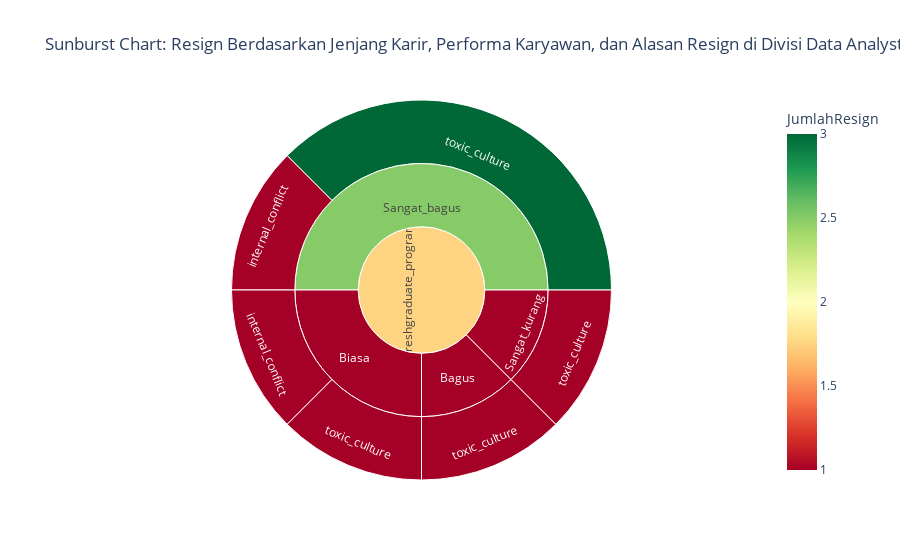

Write notebook code for a chart like this one.
### Code cell
# Membuat Sunburst Chart untuk visualisasi Jenjang Karir, Performance Pegawai, dan Alasan Resign
fig = px.sunburst(
    agg_divisi_resign,
    path=['JenjangKarir', 'PerformancePegawai', 'AlasanResign'],
    values='JumlahResign',
    color='JumlahResign',
    color_continuous_scale='RdYlGn',
    title=f'Sunburst Chart: Resign Berdasarkan Jenjang Karir, Performa Karyawan, dan Alasan Resign di Divisi {divisi_resign_tertinggi}'
)

# Menampilkan plot
fig.show()

### Figure 1 — Plotly figure (JSON) as saved in the notebook; plotly's stock layout.template omitted (floating-point values rounded to 4 significant figures)
{"data": [{"branchvalues": "total", "customdata": [[1], [1], [1], [1], [3], [1], [1], [1], [2.5], [1], [1.75]], "domain": {"x": [0, 1], "y": [0, 1]}, "hovertemplate": "labels=%{label}<br>JumlahResign_sum=%{value}<br>parent=%{parent}<br>id=%{id}<br>JumlahResign=%{color}<extra></extra>", "ids": ["Freshgraduate_program/Biasa/internal_conflict", "Freshgraduate_program/Sangat_bagus/internal_conflict", "Freshgraduate_program/Bagus/toxic_culture", "Freshgraduate_program/Biasa/toxic_culture", "Freshgraduate_program/Sangat_bagus/toxic_culture", "Freshgraduate_program/Sangat_kurang/toxic_culture", "Freshgraduate_program/Bagus", "Freshgraduate_program/Biasa", "Freshgraduate_program/Sangat_bagus", "Freshgraduate_program/Sangat_kurang", "Freshgraduate_program"], "labels": ["internal_conflict", "internal_conflict", "toxic_culture", "toxic_culture", "toxic_culture", "toxic_culture", "Bagus", "Biasa", "Sangat_bagus", "Sangat_kurang", "Freshgraduate_program"], "marker": {"coloraxis": "coloraxis", "colors": [1, 1, 1, 1, 3, 1, 1, 1, 2.5, 1, 1.75]}, "name": "", "parents": ["Freshgraduate_program/Biasa", "Freshgraduate_program/Sangat_bagus", "Freshgraduate_program/Bagus", "Freshgraduate_program/Biasa", "Freshgraduate_program/Sangat_bagus", "Freshgraduate_program/Sangat_kurang", "Freshgraduate_program", "Freshgraduate_program", "Freshgraduate_program", "Freshgraduate_program", ""], "type": "sunburst", "values": [1, 1, 1, 1, 3, 1, 1, 2, 4, 1, 8]}], "layout": {"coloraxis": {"colorbar": {"title": {"text": "JumlahResign"}}, "colorscale": [[0, "rgb(165,0,38)"], [0.1, "rgb(215,48,39)"], [0.2, "rgb(244,109,67)"], [0.3, "rgb(253,174,97)"], [0.4, "rgb(254,224,139)"], [0.5, "rgb(255,255,191)"], [0.6, "rgb(217,239,139)"], [0.7, "rgb(166,217,106)"], [0.8, "rgb(102,189,99)"], [0.9, "rgb(26,152,80)"], [1, "rgb(0,104,55)"]]}, "legend": {"tracegroupgap": 0}, "title": {"text": "Sunburst Chart: Resign Berdasarkan Jenjang Karir, Performa Karyawan, dan Alasan Resign di Divisi Data Analyst"}}}
